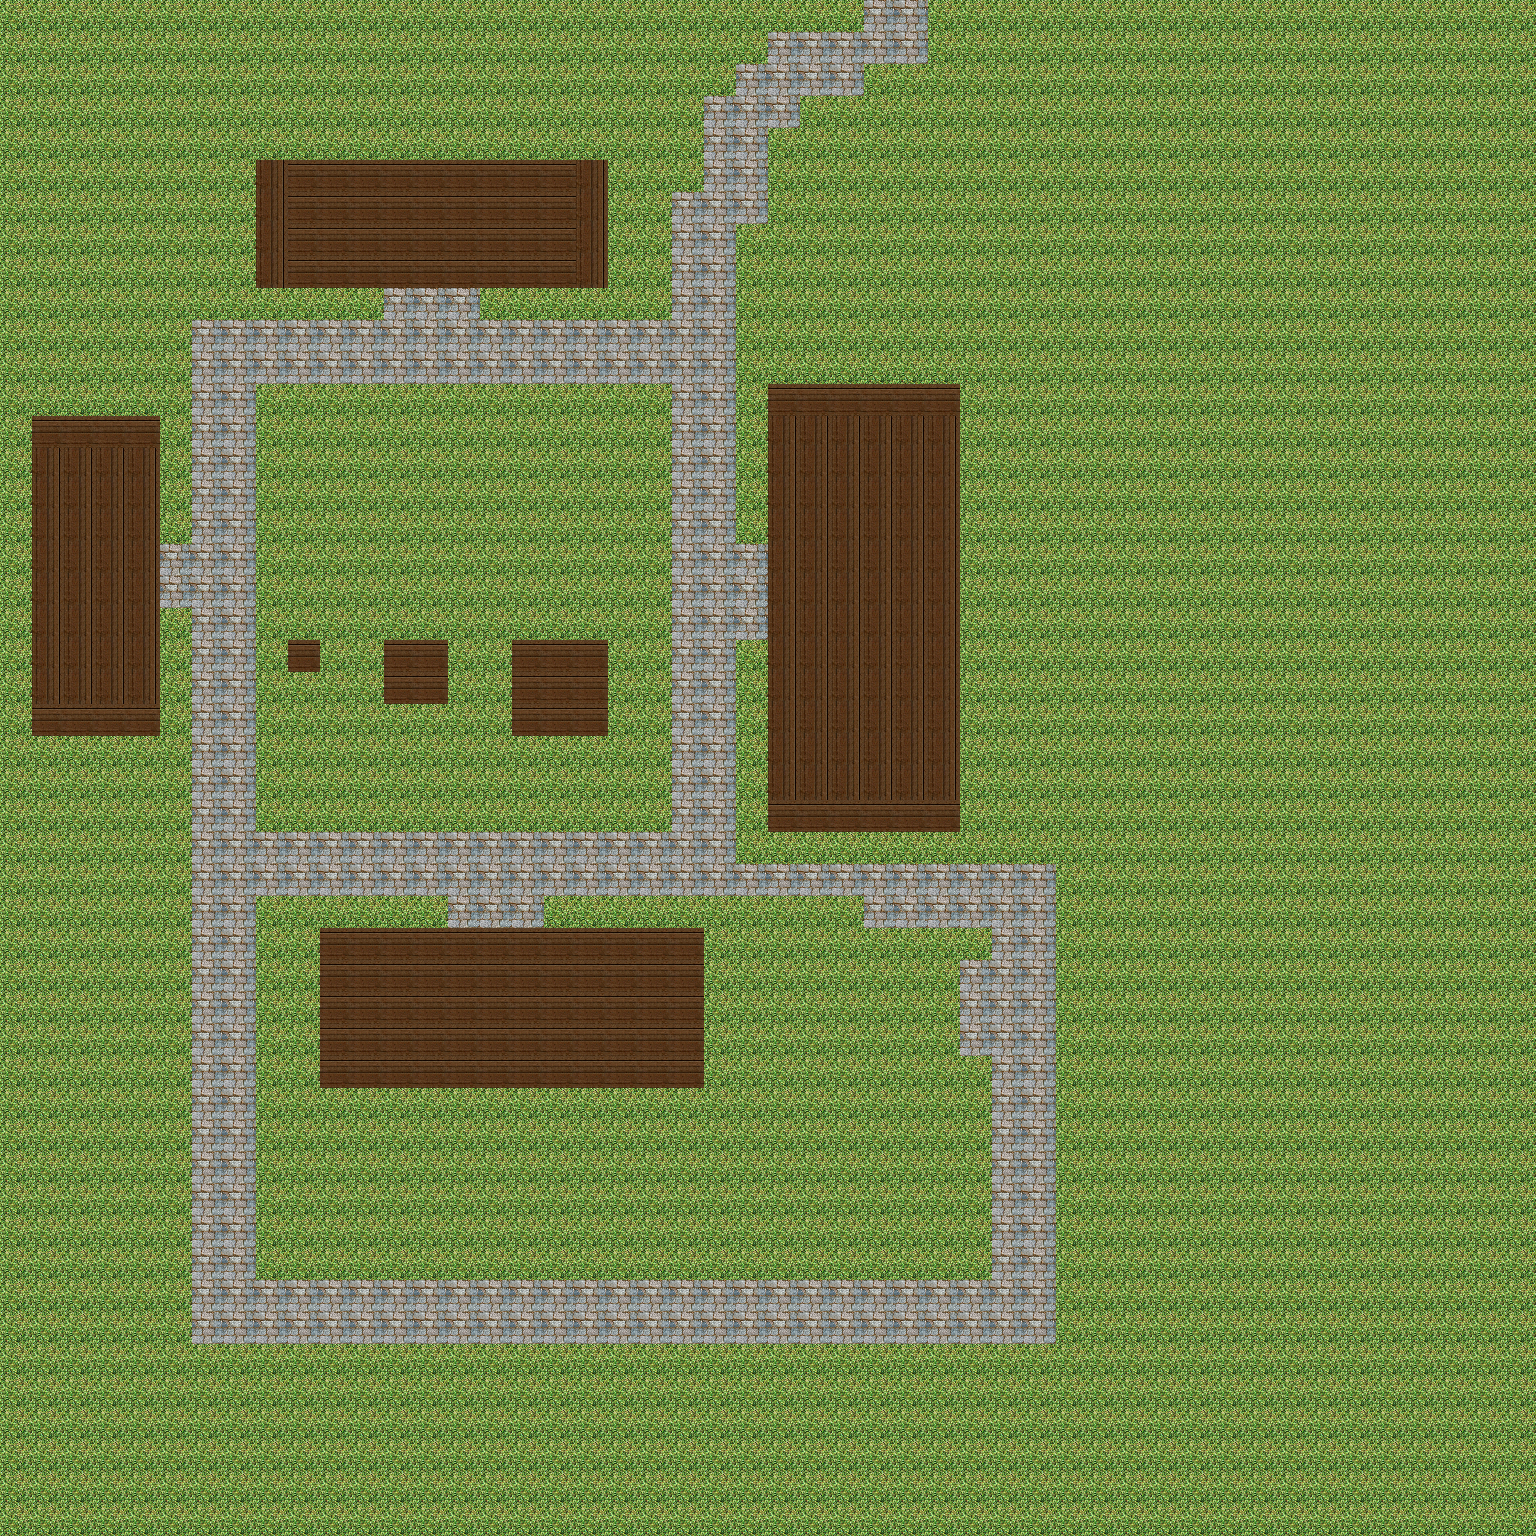

Rendered tile map (Tiled .tmx) drawn with the repository's tilesets; below, a short description and the map source with its tile grids summarised:
An orthogonal 48x48 tile map with 32x32 px tiles, 1 tile layer (Ebene 0).

<map version="0.99b" orientation="orthogonal" width="48" height="48" tilewidth="32" tileheight="32">
 <tileset name="Texturen" firstgid="1" tilewidth="32" tileheight="32">
  <image source="tiles.bmp" />
  <tile id="0">
   <properties>
    <property name="blocked" value="false" />
    <property name="type" value="stone" />
   </properties>
  </tile>
  <tile id="1">
   <properties>
    <property name="blocked" value="true" />
    <property name="type" value="wood" />
   </properties>
  </tile>
  <tile id="2">
   <properties>
    <property name="blocked" value="true" />
    <property name="type" value="wood" />
   </properties>
  </tile>
  <tile id="3">
   <properties>
    <property name="blocked" value="false" />
    <property name="type" value="grass" />
   </properties>
  </tile>
 </tileset>
 <layer name="Ebene 0" width="48" height="48">
  <data>[2304 cells, 2304 non-empty, 4 distinct tile ids]</data>
 </layer>
</map>
